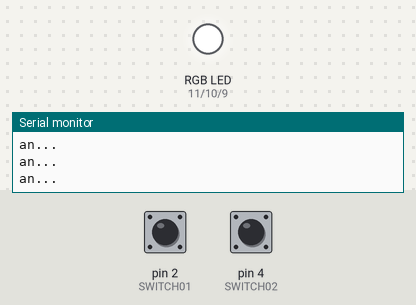
Recording of a program running on a simulated Arduino Uno, built with avr-gcc and run on an emulated ATmega328P. Shown: an RGB LED mixed from three pins (HIGH = lit), the last lines printed to the serial monitor. Dashed ring = blinking. The test bench sets the inputs (shaded band); at power-on: pin 2 (SWITCH01) HIGH, pin 4 (SWITCH02) HIGH.

Above: at 1.2 s.
1.3 s: pin 2 (SWITCH01) pulled LOW for 0.15 s
At 2.3 s:
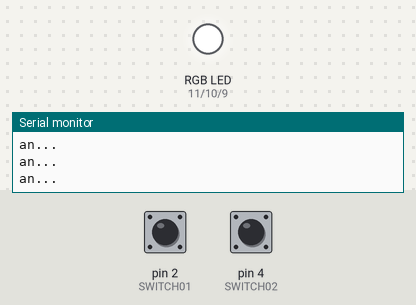
2.9 s: pin 2 (SWITCH01) pulled LOW for 1 s
5.9 s: pin 2 (SWITCH01) pulled LOW for 3.2 s
10.6 s: pin 4 (SWITCH02) pulled LOW for 0.15 s
At 10.77 s:
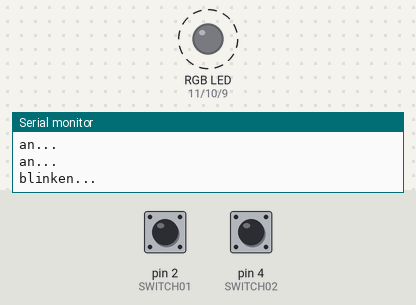
12.2 s: pin 4 (SWITCH02) pulled LOW for 3.2 s
At 16.0 s:
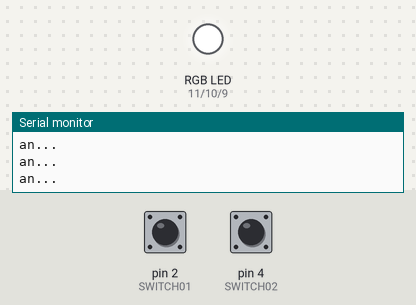
Timing chart, 0 to 17.5 s (numbered marks = the images above; inputs shaded):
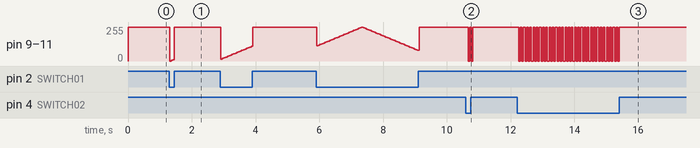

Measured:
- after the input at 1.3 s, pin 9 (LEDBLUE_PIN), pin 10 (LEDGREEN_PIN), pin 11 (LEDRED_PIN): 255/255 → 0/255 at once, → 5/255 0.05 s later, → 10/255 0.05 s later, → 255/255 0.05 s later
- after the input at 10.6 s, pin 9 (LEDBLUE_PIN), pin 10 (LEDGREEN_PIN), pin 11 (LEDRED_PIN): alternates 255/255 for 0.05 s and 0/255 for 0.05 s, 4 changes in all, then stays 255/255, starting after 0.07 s
- after the input at 12.2 s, pin 9 (LEDBLUE_PIN), pin 10 (LEDGREEN_PIN), pin 11 (LEDRED_PIN): alternates 255/255 for 0.05 s and 0/255 for 0.05 s, 64 changes in all, then stays 255/255, starting after 0.05 s

The program:

main.cpp
```cpp
#include <Arduino.h>

/* Konstanten */
const int LEDBLUE_PIN = 9;      // Das Wort „LEDBLUE_PIN“ steht jetzt für den Wert 9 (blaue LEDs sind an PIN 9 angschlossen)
const int LEDGREEN_PIN = 10;    // Das Wort „LEDGREEn_PIN“ steht jetzt für den Wert 10 (grüne LEDs sind an PIN 10 angeschlossen)
const int LEDRED_PIN = 11;      // Das Wort „LEDRED_PIN“ steht jetzt für den Wert 11 (rote LEDs sind an PIN11 angschlossen)
const int SWITCH01 = 2;         //
const int SWITCH02 = 4;         //

byte FADE_SCHRITT = 5;          // Bestimmt die Geschwindigkeit des „fadens“

/* Variablen deklarieren */
byte helligkeit = 0;                         // Das Wort „Helligkeit“ steht nun für den Wert, der bei der PWM ausgegeben wird

void Dimmen();
void Blinken();
void Licht();

void setup() {
  Serial.begin(115200);
  pinMode(LEDRED_PIN, OUTPUT);     // Der Pin mit den roten LEDs (Pin11) ist ein Ausgang
  pinMode(LEDBLUE_PIN, OUTPUT);    // Der Pin mit den blauen LEDs (Pin9) ist ein Ausgang
  pinMode(LEDGREEN_PIN, OUTPUT);   // Der Pin mit den grünen LEDs (Pin10) ist ein Ausgang
  pinMode(SWITCH01, INPUT_PULLUP); // Der Pin mit dem Schalter "SWITCH01" (Pin2) ist ein Eingang mit Pullup Widerstand
  pinMode(SWITCH02, INPUT_PULLUP); // Der Pin mit dem Schalter "SWITCH02" (Pin4) ist ein Eingang mit Pullup Widerstand
}

void loop() {
  if ((digitalRead(SWITCH01) == HIGH) && (digitalRead(SWITCH02) == LOW)) {
    Blinken();
    Serial.println("blinken...");
  }
  else if ((digitalRead(SWITCH02) == HIGH) && (digitalRead(SWITCH01) == LOW)) {
    Dimmen();
    Serial.println("dimmen...");
  }
  else {
    Licht();
    Serial.println("an...");
  }
}

void Licht() {
  digitalWrite(LEDRED_PIN, HIGH);
  digitalWrite(LEDBLUE_PIN, HIGH);
  digitalWrite(LEDGREEN_PIN, HIGH);
  delay(20);
}

void Blinken() {
  digitalWrite(LEDRED_PIN, HIGH);
  digitalWrite(LEDBLUE_PIN, HIGH);
  digitalWrite(LEDGREEN_PIN, HIGH);
  delay(50);
  digitalWrite(LEDRED_PIN, LOW);
  digitalWrite(LEDBLUE_PIN, LOW);
  digitalWrite(LEDGREEN_PIN, LOW);
  delay(50);
}

void Dimmen() {
  analogWrite(LEDRED_PIN, helligkeit);       // LED (Pin9) die PWM Ausgabe aktiviert
  analogWrite(LEDBLUE_PIN, helligkeit);      // LED (Pin9) die PWM Ausgabe aktiviert
  analogWrite(LEDGREEN_PIN, helligkeit);     // LED (Pin9) die PWM Ausgabe aktiviert
  helligkeit = helligkeit + FADE_SCHRITT;    // Wert für die PWM-Ausgabe verändert
  delay(50);                                 // Helligkeit beibehalten

  if (helligkeit == 0 || helligkeit == 255) {  // Wenn Helligkeit 0 ODER 255 erreicht wird die Schleife ausgeführt
    FADE_SCHRITT = -FADE_SCHRITT ;             // Wechselt den Wert für die „Fadeschritte“ von positiv zu negativ
  }
}
```
